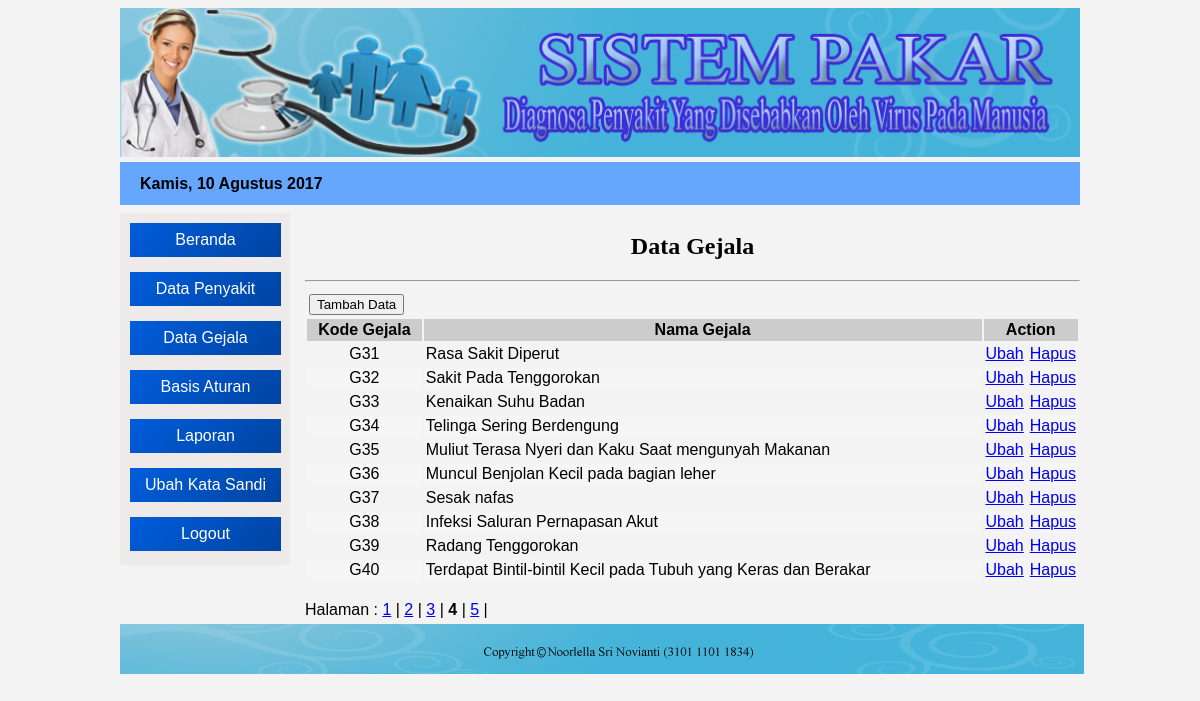
The app's page /admin/index.php?open=Gejala-Data&halaman=4 (signed in) with its own data.
### tables this page shows
CREATE TABLE IF NOT EXISTS `tblgejala` (
  `kd_gejala` varchar(7) NOT NULL,
  `nm_gejala` varchar(80) NOT NULL,
  PRIMARY KEY (`kd_gejala`)
);

### admin/gejala_data.php (the view)
<?php
  include "../lib/koneksi.php";
  $batas = 10;
  $halaman = $_GET['halaman'];
  if (empty($halaman)) {
  	$posisi = 0;
  	$halaman = 1;
  }
  else {
  	$posisi = ($halaman-1) * $batas;
  }
 ?>
<center><h2>Data Gejala</h2></center><hr>
<?php
  $query = "select * from tblgejala order by kd_gejala asc limit $posisi,$batas ";
  $tampil = mysqli_query($konek,$query);
 ?>
<table border="0" cellpadding="2" width="100%">
  <tr>
      <form action="?open=Gejala-Add&status=tambah" target="_self" method="Post">
          <td colspan="2" rowspan="2"> <input type="submit" name="btntambah" value="Tambah Data" /></td>
      </form>
  </tr>
  <tr></tr>
  <tr bgcolor="#CCCCCC">
    <th width="15%"> Kode Gejala </th>
    <th> Nama Gejala </th>
    <th colspan="2" width="10%"> Action </th>
  </tr>
  <?php
   $no = $posisi+1;
   while ($data = mysqli_fetch_array($tampil)) {
   	if ($no%2==1) {$warna='';} else {$warna='#F5F5F5';}
   	echo "<tr bgcolor=$warna>
   	         <td align='center'>$data[kd_gejala]</td>
   	         <td>$data[nm_gejala]</td>
   	         <td align='center'><a href='?open=Gejala-Edit&kode=$data[kd_gejala]' target='_self' alt='Edit Data'>Ubah</a></td>
             <td align='center'><a href='?open=Gejala-Hapus&kode=$data[kd_gejala]' target='_self' alt='Delete Data'>Hapus</a></td>
          </tr>";
     $no++;
   }
   echo "</table>";
   $query2     = mysqli_query($konek, "select * from tblgejala order by kd_gejala asc");
   $jmldata    = mysqli_num_rows ($query2);
   $jmlhalaman = ceil($jmldata / $batas);
   echo "<br> Halaman : ";
   for ($a=1;$a<=$jmlhalaman;$a++)
   if ($a != $halaman) {
   	echo "<a href='?open=Gejala-Data&halaman=$a'>$a</a> | ";
   }
   else {
   	echo "<b>$a</b> | ";
   }
?>

### css/desig1.css (style rules this page uses)
* { font-family: Arial, tahoma, sans-serif; }
body { background-color: #f3f3f3; }
#isi h2 { font-family: tahoma, "Times New Roman", "Maiandra GD", sans-serif; }

### records on screen
tblgejala: kd_gejala "G31", nm_gejala "Rasa Sakit Diperut"
tblgejala: kd_gejala "G32", nm_gejala "Sakit Pada Tenggorokan"
tblgejala: kd_gejala "G33", nm_gejala "Kenaikan Suhu Badan"
tblgejala: kd_gejala "G34", nm_gejala "Telinga Sering Berdengung"
tblgejala: kd_gejala "G35", nm_gejala "Muliut Terasa Nyeri dan Kaku Saat mengunyah Makanan"
tblgejala: kd_gejala "G36", nm_gejala "Muncul Benjolan Kecil pada bagian leher"
tblgejala: kd_gejala "G37", nm_gejala "Sesak nafas"
tblgejala: kd_gejala "G38", nm_gejala "Infeksi Saluran Pernapasan Akut"
tblgejala: kd_gejala "G39", nm_gejala "Radang Tenggorokan"
tblgejala: kd_gejala "G40", nm_gejala "Terdapat Bintil-bintil Kecil pada Tubuh yang Keras dan Berakar"

### other values on screen
$namabln "Kamis"
$tgl "10"
$namabulan "Agustus"
$thn "2017"
